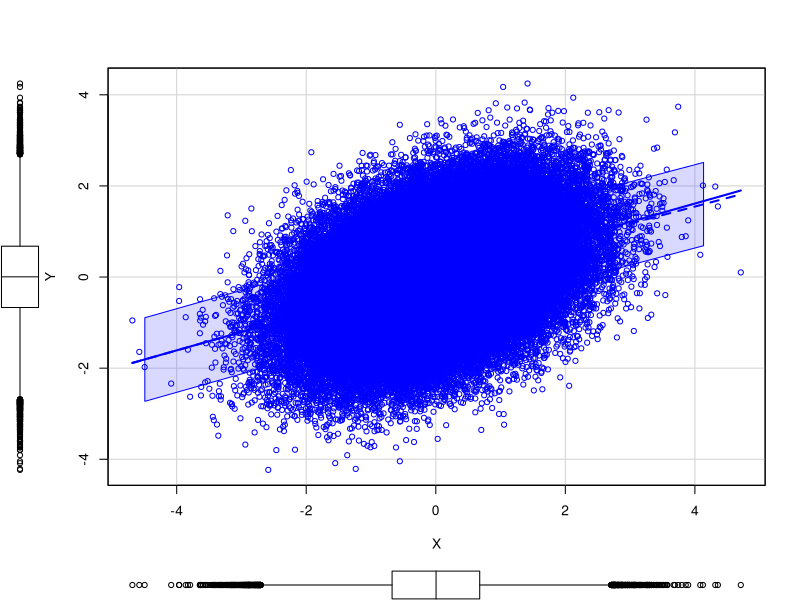

Write the R code that produced this figure. (Note: a time limit stopped this script after it produced the figure.)
## ---- chunk 1
Sys.time()
# These variables define our distribution
Xmean <- 0
Ymean <- 0
Xsd <- 1
Ysd <- 1
#XYcor <- 0.65
XYcor <- 0.4
#XYcor <- 0.2
#XYcor <- 0.0

# Derived variables
XYmean <- c(Xmean, Ymean)
XYcov <- matrix(c(1, XYcor, XYcor, 1), nrow=2, ncol=2)

# Create our multivariate normal distribution using mvrnorm in MASS
require(MASS)
 
#make this reproducible
set.seed(2)
 
# Don't make sample too large here, car scatterplot can be slow
examplePopSize <- 1e5
myDrawsExample <- mvrnorm(examplePopSize, mu=XYmean, Sigma=XYcov)
myDrawsExample <- data.frame(myDrawsExample)
colnames(myDrawsExample) <- c("X", "Y")

#check the mean, sd, and cor
apply(myDrawsExample, 2, mean)
apply(myDrawsExample, 2, sd)
cor(myDrawsExample)

# Plot the distribution
require(car)
scatterplot(Y ~ X, data=myDrawsExample, ellipse=TRUE, levels=c(0.5, 0.95, 0.99, 0.999, 0.9999))
## ---- chunk 2
Sys.time()
# These values take about 15 minutes
# numRuns <- 1e4
# popSize <- 1e5
numRuns <- 1e4
popSize <- 1e5

# Quick version for debugging
# numRuns <- 1e2
# popSize <- 1e4

# Also record X for a top portion of Y
topProp <- 0.001 # Try 0.1%
topN <- popSize*topProp

XOfLargestY <- 1:numRuns
XOfTopPropY <- 1:(numRuns*topN)

#make this reproducible
set.seed(2)
for (i in 1:numRuns) {
  myDraws <- mvrnorm(popSize, mu=XYmean, Sigma=XYcov)
  myDraws <- data.frame(myDraws)
  colnames(myDraws) <- c("X", "Y")
  XOfLargestY[i] <- myDraws$X[which.max(myDraws$Y)]
  XOfTopPropY[((i-1)*topN+1):(i*topN)] <- myDraws$X[head(order(myDraws$Y, decreasing=TRUE), n=topN)]
}
Sys.time()
## ---- chunk 3
require(lattice)
densityplot(XOfLargestY)

# Take a closer look at this distribution
summary(XOfLargestY)
mean(XOfLargestY)
sd(XOfLargestY)
## ---- chunk 4
obs_dvals <- density(XOfLargestY)
dvals <- dnorm(obs_dvals$x,mean=0,sd=1)
prob <- data.frame(x = obs_dvals$x,
                    y = obs_dvals$y / dvals / popSize # Attempt to normalize this to prob.
                    )

xyplot(y ~ x, prob, type="l")
xyplot(log10(y) ~ x, prob, type="l")
## ---- chunk 5
densityplot(XOfTopPropY)

# Take a closer look at this distribution
summary(XOfTopPropY)
mean(XOfTopPropY)
sd(XOfTopPropY)
## ---- chunk 6
obs_dvals1 <- density(XOfTopPropY)
dvals1 <- dnorm(obs_dvals1$x,mean=0,sd=1)
prob1 <- data.frame(x = obs_dvals1$x,
                    y = obs_dvals1$y / dvals1 / popSize * topN # Attempt to normalize this to prob.
                    )

xyplot(y ~ x, prob1, type="l")
xyplot(log10(y) ~ x, prob1, type="l")
## ---- chunk 7
plot(density(XOfLargestY), xlim=c(min(XOfTopPropY), max(XOfTopPropY)), col="red",
#plot(density(XOfLargestY), xlim=c(min(XOfLargestY), max(XOfLargestY)), col="red",
     main=paste("Compare Densities of Largest and Top", topProp*100, "% of Y"),
     xlab="X")
lines(density(XOfTopPropY))
legend("topright", legend=c("Largest", paste("Top", topProp*100, "%")), lty=1, col=c("red", "black"))
## ---- chunk 8
#plot(prob$x, log10(prob$y), xlim=c(min(XOfTopPropY), max(XOfTopPropY)),
plot(prob$x, log10(prob$y), xlim=c(min(XOfLargestY), max(XOfLargestY)),
     ylim=c(min(log10(prob1$y)),max(log10(prob1$y))),
     col="red",
     main=paste("Compare Per-Person Likelihood of Largest and Top", topProp*100, "% of Y"),
     xlab="X", ylab="log10(probability)", type="l")
lines(prob1$x, log10(prob1$y))
legend("topleft", legend=c("Largest", paste("Top", topProp*100, "%")), lty=1, col=c("red", "black"))
## ---- chunk 9
myDrawsSampleY2SD <- myDrawsExample[myDrawsExample$Y > 2,]

#check the mean, sd, and cor
apply(myDrawsSampleY2SD, 2, mean)
apply(myDrawsSampleY2SD, 2, sd)
cor(myDrawsSampleY2SD)

# Plot the distribution
require(car)
scatterplot(Y ~ X, data=myDrawsSampleY2SD, ellipse=TRUE, levels=c(0.5, 0.95))
title("Sample with Y > 2SD")
## ---- chunk 10
myDrawsSampleX2SD <- myDrawsExample[myDrawsExample$X > 2,]

#check the mean, sd, and cor
apply(myDrawsSampleX2SD, 2, mean)
apply(myDrawsSampleX2SD, 2, sd)
cor(myDrawsSampleX2SD)

# Plot the distribution
require(car)
scatterplot(Y ~ X, data=myDrawsSampleX2SD, ellipse=TRUE, levels=c(0.5, 0.95))
title("Sample with X > 2SD")
## ---- chunk 11
myDrawsSampleXY2SD <- myDrawsExample[(myDrawsExample$X > 2) & (myDrawsExample$Y > 2),]

#check the mean, sd, and cor
apply(myDrawsSampleXY2SD, 2, mean)
apply(myDrawsSampleXY2SD, 2, sd)
cor(myDrawsSampleXY2SD)

# Plot the distribution
require(car)
scatterplot(Y ~ X, data=myDrawsSampleXY2SD, ellipse=TRUE, levels=c(0.5, 0.95))
title("Sample with both X and Y > 2SD")
